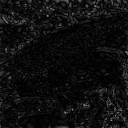

This figure's Python source:
import cv2
import numpy as np
import matplotlib.pyplot as plt

# Read image
img = cv2.imread("imori.jpg").astype(np.float32)
H, W, C = img.shape

# Gray scale
gray = 0.2126 * img[..., 2] + 0.7152 * img[..., 1] + 0.0722 * img[..., 0]

# DFT
K = W
L = H
M = W
N = H

G = np.zeros((L, K), dtype=np.complex)

x = np.tile(np.arange(W), (H, 1))
y = np.arange(H).repeat(W).reshape(H, -1)

for l in range(L):
    for k in range(K):
        G[l, k] = np.sum(gray * np.exp(-2j * np.pi * (x * k / M + y * l / N))) / np.sqrt(M * N)

# low-pass filter
_G = np.zeros_like(G)
_G[:H//2, :W//2] = G[H//2:, W//2:]
_G[:H//2, W//2:] = G[H//2:, :W//2]
_G[H//2:, :W//2] = G[:H//2, W//2:]
_G[H//2:, W//2:] = G[:H//2, :W//2]
p = 0.2
_x = x - W // 2
_y = y - H // 2
r = np.sqrt(_x ** 2 + _y ** 2)
mask = np.ones((H, W), dtype=np.float32)
mask[r<(W//2*p)] = 0

_G *= mask

G[:H//2, :W//2] = _G[H//2:, W//2:]
G[:H//2, W//2:] = _G[H//2:, :W//2]
G[H//2:, :W//2] = _G[:H//2, W//2:]
G[H//2:, W//2:] = _G[:H//2, :W//2]

# IDFT
out = np.zeros((H, W), dtype=np.float32)

for n in range(N):
    for m in range(M):
        out[n,m] = np.abs(np.sum(G * np.exp(2j * np.pi * (x * m / M + y * n / N)))) / np.sqrt(M * N)

out[out>255] = 255
out = out.astype(np.uint8)
    
# Save result
cv2.imshow("result", out)
cv2.waitKey(0)
cv2.imwrite("out.jpg", out)
